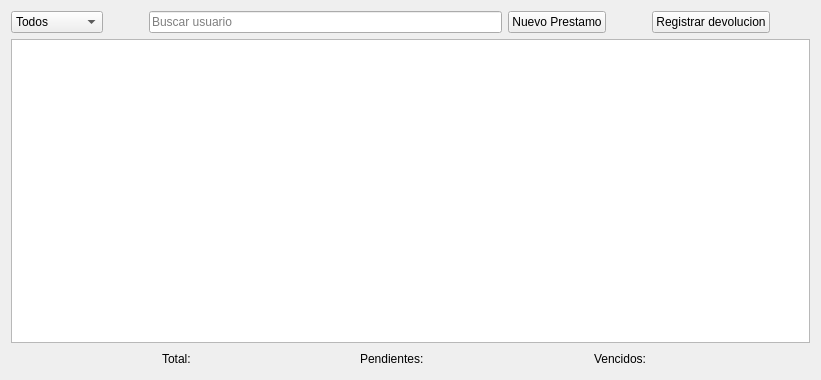
<?xml version="1.0" encoding="UTF-8"?>
<ui version="4.0">
 <class>Prestamos</class>
 <widget class="QWidget" name="Prestamos">
  <property name="geometry">
   <rect>
    <x>0</x>
    <y>0</y>
    <width>821</width>
    <height>380</height>
   </rect>
  </property>
  <property name="sizePolicy">
   <sizepolicy hsizetype="Preferred" vsizetype="Preferred">
    <horstretch>0</horstretch>
    <verstretch>0</verstretch>
   </sizepolicy>
  </property>
  <property name="windowTitle">
   <string>Prestamos</string>
  </property>
  <layout class="QVBoxLayout" name="verticalLayout">
   <item>
    <layout class="QHBoxLayout" name="horizontalLayout">
     <item>
      <widget class="QComboBox" name="comboBox">
       <item>
        <property name="text">
         <string>Todos</string>
        </property>
       </item>
       <item>
        <property name="text">
         <string>Pendientes</string>
        </property>
       </item>
       <item>
        <property name="text">
         <string>Devueltos</string>
        </property>
       </item>
       <item>
        <property name="text">
         <string>Vencidos</string>
        </property>
       </item>
      </widget>
     </item>
     <item>
      <spacer name="horizontalSpacer">
       <property name="orientation">
        <enum>Qt::Orientation::Horizontal</enum>
       </property>
       <property name="sizeHint" stdset="0">
        <size>
         <width>40</width>
         <height>20</height>
        </size>
       </property>
      </spacer>
     </item>
     <item>
      <widget class="QLineEdit" name="txtBusqueda">
       <property name="sizePolicy">
        <sizepolicy hsizetype="Expanding" vsizetype="Fixed">
         <horstretch>5</horstretch>
         <verstretch>0</verstretch>
        </sizepolicy>
       </property>
       <property name="text">
        <string/>
       </property>
       <property name="placeholderText">
        <string>Buscar usuario </string>
       </property>
      </widget>
     </item>
     <item>
      <widget class="QPushButton" name="btnNuevoPrestamo">
       <property name="text">
        <string>Nuevo Prestamo</string>
       </property>
      </widget>
     </item>
     <item>
      <spacer name="horizontalSpacer_2">
       <property name="orientation">
        <enum>Qt::Orientation::Horizontal</enum>
       </property>
       <property name="sizeHint" stdset="0">
        <size>
         <width>40</width>
         <height>20</height>
        </size>
       </property>
      </spacer>
     </item>
     <item>
      <widget class="QPushButton" name="btnRegistrarDevolucion">
       <property name="text">
        <string>Registrar devolucion</string>
       </property>
      </widget>
     </item>
     <item>
      <spacer name="horizontalSpacer_3">
       <property name="orientation">
        <enum>Qt::Orientation::Horizontal</enum>
       </property>
       <property name="sizeHint" stdset="0">
        <size>
         <width>40</width>
         <height>20</height>
        </size>
       </property>
      </spacer>
     </item>
    </layout>
   </item>
   <item>
    <widget class="QTableWidget" name="tblPrestamos"/>
   </item>
   <item>
    <layout class="QHBoxLayout" name="horizontalLayout_2">
     <item>
      <spacer name="horizontalSpacer_4">
       <property name="orientation">
        <enum>Qt::Orientation::Horizontal</enum>
       </property>
       <property name="sizeHint" stdset="0">
        <size>
         <width>40</width>
         <height>20</height>
        </size>
       </property>
      </spacer>
     </item>
     <item>
      <widget class="QLabel" name="label_3">
       <property name="text">
        <string>Total:</string>
       </property>
      </widget>
     </item>
     <item>
      <widget class="QLabel" name="label_4">
       <property name="text">
        <string/>
       </property>
      </widget>
     </item>
     <item>
      <spacer name="horizontalSpacer_5">
       <property name="orientation">
        <enum>Qt::Orientation::Horizontal</enum>
       </property>
       <property name="sizeHint" stdset="0">
        <size>
         <width>40</width>
         <height>20</height>
        </size>
       </property>
      </spacer>
     </item>
     <item>
      <widget class="QLabel" name="label_5">
       <property name="text">
        <string>Pendientes:</string>
       </property>
      </widget>
     </item>
     <item>
      <widget class="QLabel" name="label_2">
       <property name="text">
        <string/>
       </property>
      </widget>
     </item>
     <item>
      <spacer name="horizontalSpacer_6">
       <property name="orientation">
        <enum>Qt::Orientation::Horizontal</enum>
       </property>
       <property name="sizeHint" stdset="0">
        <size>
         <width>40</width>
         <height>20</height>
        </size>
       </property>
      </spacer>
     </item>
     <item>
      <widget class="QLabel" name="label_6">
       <property name="text">
        <string>Vencidos:</string>
       </property>
      </widget>
     </item>
     <item>
      <widget class="QLabel" name="label">
       <property name="text">
        <string/>
       </property>
      </widget>
     </item>
     <item>
      <spacer name="horizontalSpacer_7">
       <property name="orientation">
        <enum>Qt::Orientation::Horizontal</enum>
       </property>
       <property name="sizeHint" stdset="0">
        <size>
         <width>40</width>
         <height>20</height>
        </size>
       </property>
      </spacer>
     </item>
    </layout>
   </item>
  </layout>
 </widget>
 <resources/>
 <connections/>
</ui>
